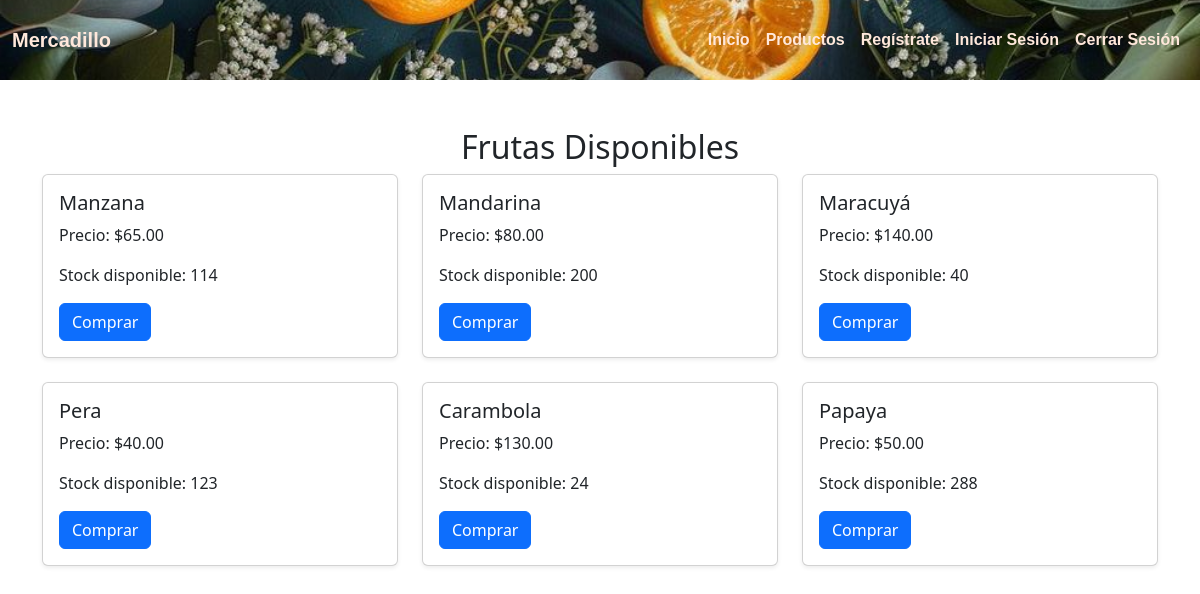
The app's page /frutas/ with its own data.
### aplicacion_clase_7/models.py (models this page shows, shortened)
class Fruta(models.Model):
    nombre = models.CharField(max_length=100)
    precio = models.DecimalField(max_digits=10, decimal_places=2)
    stock = models.IntegerField()
    categorias = models.ManyToManyField(Categoria)  # Relación muchos a muchos con categorías

### aplicacion_clase_7/views.py (the view)
# urls.py: path('frutas/', views.lista_frutas, name='lista_frutas'),
def lista_frutas(request):
    frutas = Fruta.objects.all()  # Obtener todas las frutas disponibles
    return render(request, 'lista_frutas.html', {'frutas': frutas})

### templates/lista_frutas.html
{% extends 'base.html' %}
{% block content %}
{% include 'navbar.html' %}
<div class="container mt-5">
    <h2 class="text-center">Frutas Disponibles</h2>
    <div class="row">
        {% for fruta in frutas %}
        <div class="col-md-4">
            <div class="card mb-4 shadow-sm">
                <div class="card-body">
                    <h5 class="card-title">{{ fruta.nombre }}</h5>
                    <p class="card-text">Precio: ${{ fruta.precio }}</p>
                    <p class="card-text">Stock disponible: {{ fruta.stock }}</p>
                    <a href="{% url 'comprar_fruta' fruta.id %}" class="btn btn-primary">Comprar</a>
                </div>
            </div>
        </div>
        {% empty %}
        <p>No hay frutas disponibles en este momento.</p>
        {% endfor %}
    </div>
</div>
{% endblock %}

### templates/base.html (shortened to what this page needs)
{% load static %}
<!DOCTYPE html>
<html lang="es">
<head>
    <link rel="stylesheet" href="{% static 'css/navbar.css' %}">
    <link href="https://cdn.jsdelivr.net/npm/bootstrap@5.3.0/dist/css/bootstrap.min.css" rel="stylesheet">
</head>
<body>
    {% block content %}
    {% endblock %}
</body>
</html>

### templates/navbar.html (shortened to what this page needs)
<nav class="navbar navbar-expand-lg navbar-light bg-banner">
    <div class="container-fluid">
        <a class="navbar-brand" href="{% url 'inicio' %}">Mercadillo</a>
        <div class="collapse navbar-collapse" id="navbarNav">
            <ul class="navbar-nav ms-auto">
                <li class="nav-item">
                    <a class="nav-link active" aria-current="page" href="{% url 'inicio' %}">Inicio</a>
                </li>
                <li class="nav-item">
                    <a class="nav-link" href="{% url 'lista_frutas' %}">Productos</a>
                </li>
                <li class="nav-item">
                    <a class="nav-link" href="{% url 'registro' %}">Regístrate</a>
                </li>
                <li class="nav-item">
                    <a class="nav-link" href="{% url 'login' %}">Iniciar Sesión</a>
                </li>
                <li class="nav-item">
                    <a class="nav-link" href="{% url 'logout' %}">Cerrar Sesión</a>
                </li>
            </ul>
        </div>
    </div>
</nav>

### aplicacion_clase_7/static/css/navbar.css (style rules this page uses)
.bg-banner { background-image: url('/static/img/fondo.jpg'); background-size: cover; background-position: center; background-repeat: no-repeat; height: 80px; display: flex; align-items: center; }
.navbar .navbar-brand, .navbar-nav .nav-link { color: rgb(255, 232, 219) !important; font-weight: bold; font-family: 'Lucida Sans', 'Lucida Sans Regular', 'Lucida Grande', 'Lucida Sans Unicode', Geneva, Verdana, sans-serif; }

### records on screen
Fruta: nombre "Manzana", precio "65.00", stock "114"
Fruta: nombre "Mandarina", precio "80.00", stock "200"
Fruta: nombre "Maracuyá", precio "140.00", stock "40"
Fruta: nombre "Pera", precio "40.00", stock "123"
Fruta: nombre "Carambola", precio "130.00", stock "24"
Fruta: nombre "Papaya", precio "50.00", stock "288"
